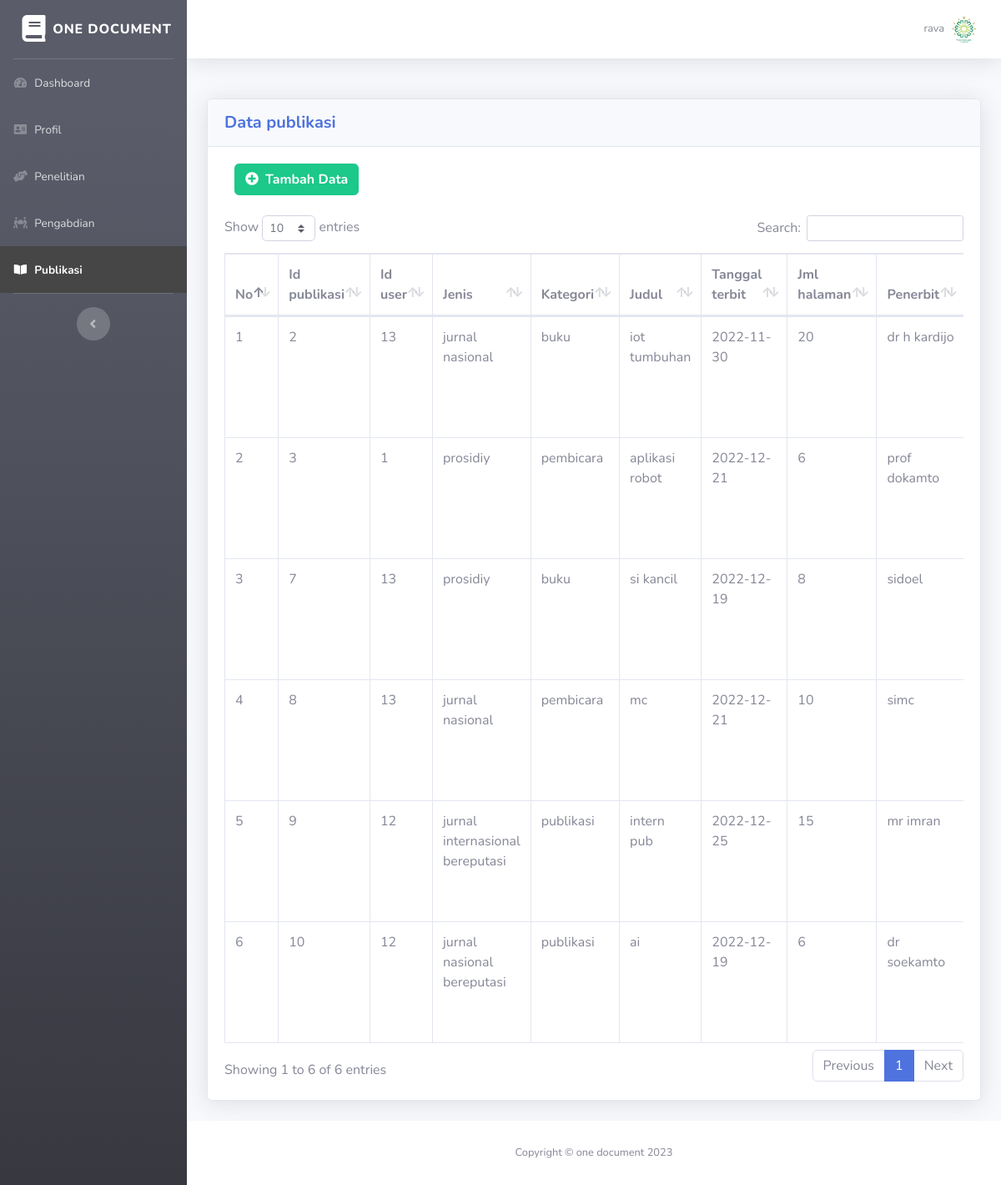
The app's page /administrator/publikasi.php (signed in) with its own data.
### tables this page shows
CREATE TABLE `publikasi` (
  `id_publikasi` int(10) NOT NULL,
  `id_user` int(30) NOT NULL,
  `jenis` varchar(100) NOT NULL,
  `kategori` varchar(100) NOT NULL,
  `judul` varchar(100) NOT NULL,
  `tanggal_terbit` date NOT NULL,
  `jml_hal` varchar(30) NOT NULL,
  `penerbit` varchar(50) NOT NULL,
  `isbn` varchar(100) NOT NULL,
  `tautan` varchar(100) NOT NULL,
  `dokumen` varchar(100) NOT NULL
);

CREATE TABLE `user` (
  `id_user` int(30) NOT NULL,
  `username` varchar(15) NOT NULL,
  `email` varchar(30) NOT NULL,
  `password` varchar(50) NOT NULL,
  `repassword` varchar(10) NOT NULL,
  `level` enum('administrator','user') NOT NULL,
  `nama` varchar(30) NOT NULL,
  `nidn` int(10) NOT NULL,
  `prodi` varchar(40) NOT NULL,
  `jafung` varchar(20) NOT NULL,
  `no_wa` varchar(15) NOT NULL,
  `tgl_lahir` date NOT NULL,
  `foto` varchar(50) NOT NULL
);

### administrator/publikasi.php (the view, shortened to what this page needs)
<?php
$page = "publikasi";
?>
<!DOCTYPE html>
<html lang="en">
<?php
include '../config.php';
?>
<head>
    <?php include('../layout/header.php'); ?>
</head>
<body id="page-top">
    <div id="wrapper">
        <?php include('../layout/sidebar.php'); ?>
        <div id="content-wrapper" class="d-flex flex-column">
            <div id="content">
                <?php include('../layout/topbar.php'); ?>
                <div class="container-fluid">
                    <div class="card shadow mb-4">
                        <div class="card-header py-3">
                            <h5 class="m-0 font-weight-bold text-primary">Data publikasi</h5>
                        </div>
                        <div class="card-body">
                            <div class="col-auto">
                                <button type="button" class="btn btn-success font-weight-bold" id="btn-add-data" data-toggle="modal" data-target="#myModal"><i class="fas fa-plus-circle mr-2"></i>Tambah Data</button>
                            </div><br>
                            <div class="table-responsive">
                                <table class="table table-bordered" id="dataTable" width="100%" cellspacing="0">
                                    <thead>
                                        <tr>
                                            <th>No</th>
                                            <th>Id publikasi</th>
                                            <th>Id user</th>
                                            <th>Jenis</th>
                                            <th>Kategori</th>
                                            <th>Judul</th>
                                            <th>Tanggal terbit</th>
                                            <th>Jml halaman</th>
                                            <th>Penerbit</th>
                                        </tr>
                                    </thead>
                                    <tbody>
                                        <?php
                                        $user = mysqli_query($koneksi, "SELECT * FROM publikasi JOIN user ON user.id_user = publikasi.id_user ORDER BY id_publikasi ASC");
                                        $no = 1;
                                        while ($f = mysqli_fetch_array($user)) {
                                        ?>
                                            <tr>
                                                <td><?php echo $no++ ?></td>
                                                <td><?php echo $f['id_publikasi'] ?></td>
                                                <td><?php echo $f['id_user'] ?></td>
                                                <td><?php echo $f['jenis'] ?></td>
                                                <td><?php echo $f['kategori'] ?></td>
                                                <td><?php echo $f['judul'] ?></td>
                                                <td><?php echo $f['tanggal_terbit'] ?></td>
                                                <td><?php echo $f['jml_hal'] ?></td>
                                                <td><?php echo $f['penerbit'] ?></td>
                                            </tr>
                                        <?php
                                        }
                                        ?>
                                    </tbody>
                                </table>
                            </div>
                        </div>
                    </div>
                </div>
            </div>
            <?php include('../layout/footer.php'); ?>
        </div>
    </div>
</body>
</html>

### layout/header.php (shortened to what this page needs)
<link href="../template/vendor/fontawesome-free/css/all.min.css" rel="stylesheet" type="text/css">
<link href="../template/css/sb-admin-2.css" rel="stylesheet">
<link href="../template/vendor/datatables/dataTables.bootstrap4.min.css" rel="stylesheet">

### layout/sidebar.php
<ul class="navbar-nav bg-gradient-dark sidebar sidebar-dark accordion" id="accordionSidebar">
    <a class="sidebar-brand d-flex align-items-center justify-content-center" href="index.php">
        <div class="sidebar-brand-icon mx-2">
            <i class="fas fa-book"></i>
        </div>
        <div class="sidebar-brand-text mx-0">One document</div>
    </a>
    <hr class="sidebar-divider my-0">
    <li class="nav-item <?php if ($page == "home") echo "active"; ?>">
        <a class="nav-link" href="index.php">
            <i class="fas fa-fw fa-tachometer-alt"></i>
            <span>Dashboard</span></a>
    </li>
    <li class="nav-item <?php if ($page == "user") echo "active"; ?> ">
        <a class="nav-link collapsed" href="profil.php" aria-expanded="true" aria-controls="collapseTwo">
            <i class="fas fa-fw fa-address-card"></i>
            <span>Profil</span>
        </a>
    </li>
    <li class="nav-item <?php if ($page == "penelitian") echo "active"; ?> ">
        <a class="nav-link collapsed" href="penelitian.php" aria-expanded="true" aria-controls="collapsePages">
            <i class="fas fa-fw fa-hands-helping"></i>
            <span>Penelitian</span>
        </a>
    </li>
    <li class="nav-item <?php if ($page == "pengabdian") echo "active"; ?> ">
        <a class="nav-link" href="pengabdian.php">
            <i class="fas fa-fw fa-people-carry"></i>
            <span>Pengabdian</span></a>
    </li>
    <li class="nav-item <?php if ($page == "publikasi") echo "active"; ?> ">
        <a class="nav-link" href="publikasi.php">
            <i class="fas fa-fw fa-book-open"></i>
            <span>Publikasi</span></a>
    </li>
    <hr class="sidebar-divider d-none d-md-block">
    <div class="text-center d-none d-md-inline">
        <button class="rounded-circle border-0" id="sidebarToggle"></button>
    </div>
</ul>

### layout/topbar.php (shortened to what this page needs)
<nav class="navbar navbar-expand navbar-light bg-white topbar mb-4 static-top shadow">
    <ul class="navbar-nav ml-auto">
        <li class="nav-item dropdown no-arrow">
            <a class="nav-link dropdown-toggle" href="#" id="userDropdown" role="button" data-toggle="dropdown" aria-haspopup="true" aria-expanded="false">
                <span class="mr-2 d-none d-lg-inline text-gray-600 small"><?= $_SESSION['nama'] ?> </span>
                <img class="img-profile rounded-circle" src='../img/<?= $_SESSION['foto'] ?>'>
            </a>
        </li>
    </ul>
</nav>

### layout/footer.php (shortened to what this page needs)
<footer class="sticky-footer bg-white">
    <div class="container my-auto">
        <div class="copyright text-center my-auto">
            <span>Copyright &copy; one document 2023</span>
        </div>
    </div>
</footer>

### administrator/publikasi.php (style rules this page uses)
li.active, a.nav-link:hover { background-color: #464646; }

### records on screen
publikasi: id_publikasi "2", id_user.id_user "13", jenis "jurnal nasional", kategori "buku", judul "iot tumbuhan", tanggal_terbit "2022-11-30", jml_hal "20", penerbit "dr h kardijo"
publikasi: id_publikasi "3", id_user.id_user "1", jenis "prosidiy", kategori "pembicara", judul "aplikasi robot", tanggal_terbit "2022-12-21", jml_hal "6", penerbit "prof dokamto"
publikasi: id_publikasi "7", id_user.id_user "13", jenis "prosidiy", kategori "buku", judul "si kancil", tanggal_terbit "2022-12-19", jml_hal "8", penerbit "sidoel"
publikasi: id_publikasi "8", id_user.id_user "13", jenis "jurnal nasional", kategori "pembicara", judul "mc", tanggal_terbit "2022-12-21", jml_hal "10", penerbit "simc"
publikasi: id_publikasi "9", id_user.id_user "12", jenis "jurnal internasional bereputasi", kategori "publikasi", judul "intern pub", tanggal_terbit "2022-12-25", jml_hal "15", penerbit "mr imran"
publikasi: id_publikasi "10", id_user.id_user "12", jenis "jurnal nasional bereputasi", kategori "publikasi", judul "ai", tanggal_terbit "2022-12-19", jml_hal "6", penerbit "dr soekamto"

### other values on screen
$_SESSION['nama'] "rava"
